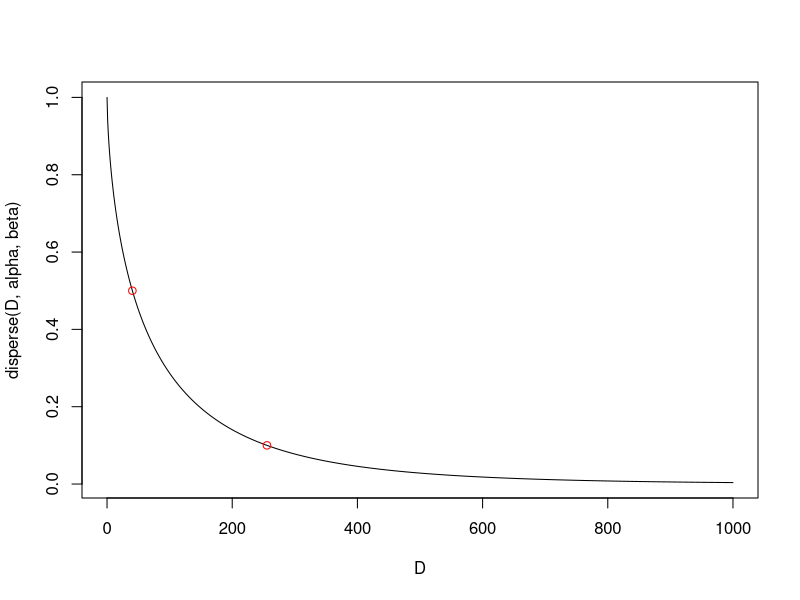
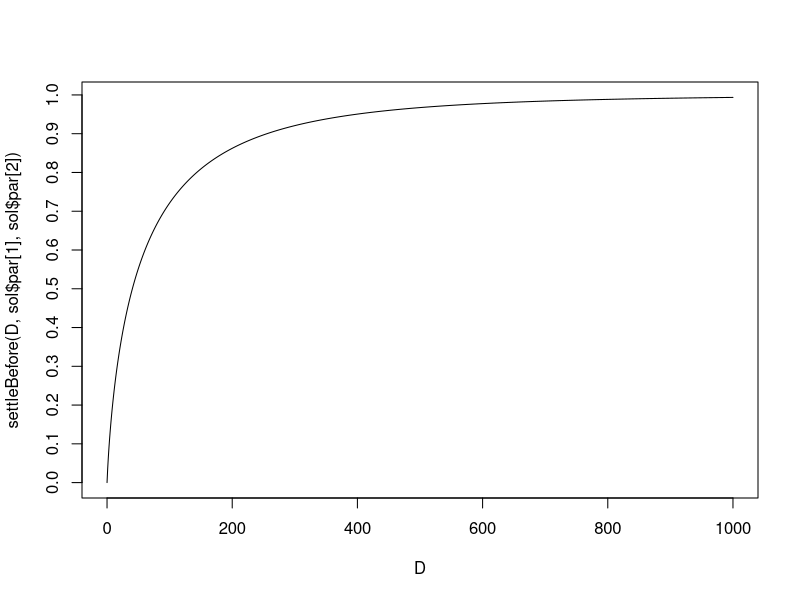
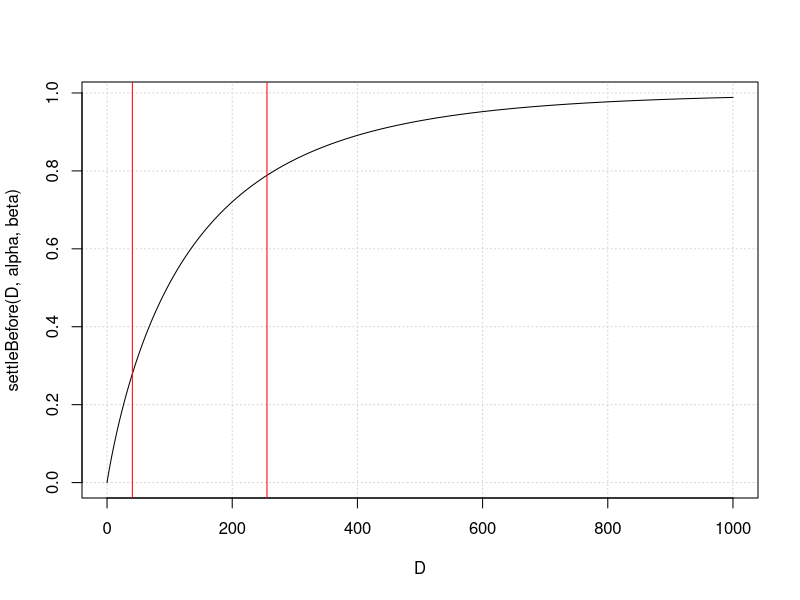
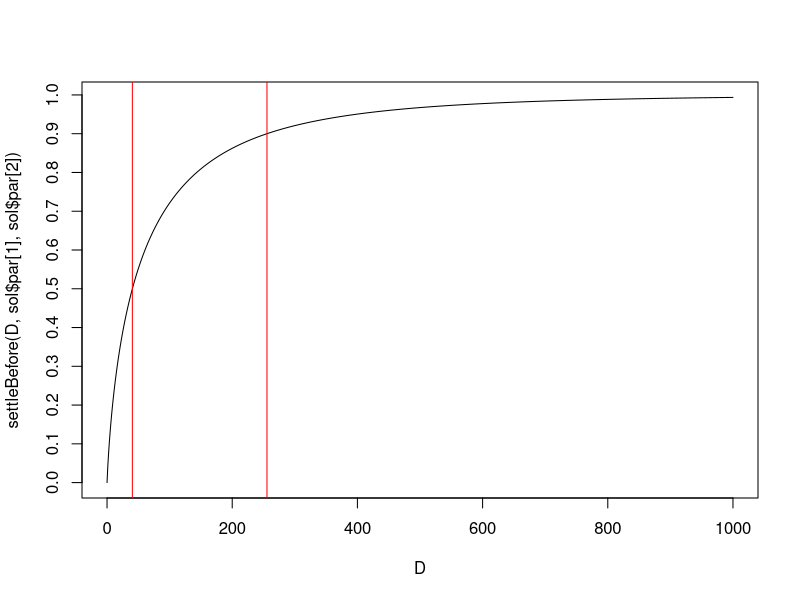

Write the R code that produced these figures, in order.
# reference points
dispersal = data.frame(D = c(40.47, 255.51), pAfter = c(.5,.1))
dispersal$pBefore = 1 - dispersal$pAfter

# calibration by linear regression
lm1 = lm(log(-log(pAfter))~log(D), data = dispersal)

# lead to the same values as those found by Excel solver
(alpha = unname(exp(lm1$coefficients[1])))
(beta = unname(lm1$coefficients[2]))


# the kernel function
 disperse = function(D, alpha, beta){
   return(exp(-alpha * (D^beta)))
 }
 
 # compute the propotion  to settle before a distance
 # based on the integrale of the disperse function....
 settleBefore = function(D, alpha, beta) {
   pPeudoInf = 10000 * pgamma( (10000^beta)*alpha, 1/beta)  / (beta * ((10000^beta * alpha)^(1 / beta)))
   res = (D * pgamma( (D^beta)*alpha, 1/beta)  / (beta * ((D^beta * alpha)^(1 / beta)))) / pPeudoInf
   res[D == 0] = 0
   return(res)
 }
 
 # sum of squared error
 SCE = function(par, obsDispersal){
   return(sum((settleBefore(obsDispersal$D, par[1], par[2]) - obsDispersal$pBefore)^2))
 }
 
 sol = optim(c(0.06, .652), SCE, obsDispersal = dispersal)
sol$par

D = 0:1000
p = disperse(D, alpha, beta)

plot(D, disperse(D, alpha, beta), type = 'l')
points(dispersal$D, dispersal$pAfter, col = 'red')


plot(D, settleBefore(D, sol$par[1], sol$par[2]) , type = 'l', yaxp= c(0,1,10), )
# proortion that 
cbind(dispersal$D, settleBefore(dispersal$D, alpha, beta))



sol = optim(c(0.06, .652), SCE, obsDispersal = dispersal)
sol$par
settleBefore(dispersal$D, sol$par[1], sol$par[2] )
proportion = settleBefore(D, alpha, beta) 
plot(D, settleBefore(D, alpha, beta) , type = 'l',  panel.first = grid())
abline(v = dispersal$D, col = 'red')

plot(D, settleBefore(D, sol$par[1], sol$par[2]) , type = 'l', yaxp= c(0,1,10), )


abline(v = dispersal$D, col = 'red')
